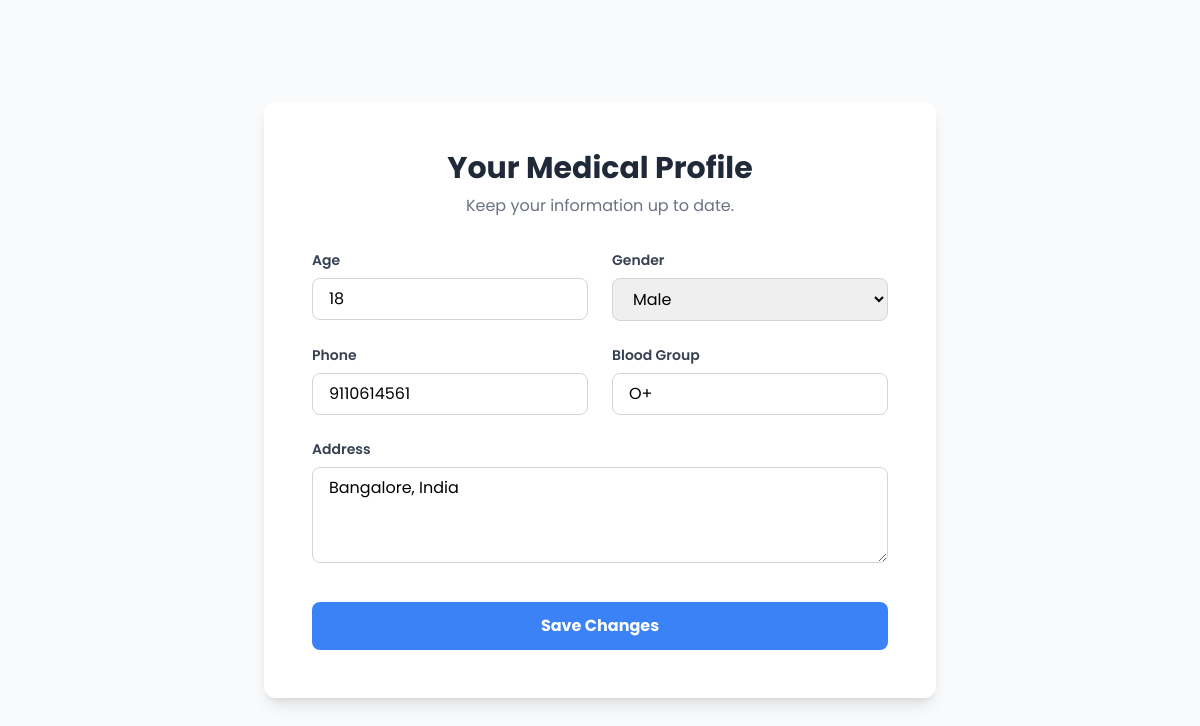
The app's page /accounts/patient_profile/ (signed in) with its own data.
### accounts/models.py (models this page shows, shortened)
class Patient(models.Model):
    user = models.OneToOneField(User,null=True,on_delete=models.CASCADE)
    phone = models.CharField(max_length=200,null=True)
    address = models.TextField(null=True,blank=True)
    age = models.IntegerField(null=True)
    gender = models.CharField(max_length=10,choices=[('Male','Male'),('Female','Female'),('Other','Other')],null=True)
    blood_group = models.CharField(max_length=200,null=True)

### accounts/views.py (the view)
# urls.py: path("patient_profile/", views.patient_profile, name="patient_profile"),
@login_required
def patient_profile(request):
    try:
        patient = request.user.patient  # Get linked Patient if exists
    except Patient.DoesNotExist:
        patient = None
    if request.method == "POST":
        form = PatientForm(request.POST, instance=patient)
        if form.is_valid():
            patient = form.save(commit=False)
            patient.user = request.user
            patient.save()
            return redirect("patient_dashboard")  # reload profile after save
    else:
        form = PatientForm(instance=patient)
    return render(request, "accounts/profile.html", {"form": form})

### accounts/forms.py
class PatientForm(forms.ModelForm):
    class Meta:
        model = Patient
        fields = ['phone', 'address', 'age', 'gender', 'blood_group']
    def __init__(self, *args, **kwargs):
        super(PatientForm, self).__init__(*args, **kwargs)
        base_classes = "w-full px-4 py-2 border border-gray-300 rounded-lg focus:outline-none focus:ring-2 focus:ring-blue-500 transition duration-200"
        self.fields['phone'].widget.attrs.update({
            'class': base_classes,
            'placeholder': 'e.g., +91 98765 43210'
        })
        self.fields['address'].widget.attrs.update({
            'class': base_classes + " h-24", # Taller for textarea
            'placeholder': 'Enter your full address'
        })
        self.fields['age'].widget.attrs.update({
            'class': base_classes,
            'placeholder': 'e.g., 25'
        })
        self.fields['gender'].widget.attrs.update({
            'class': base_classes
        })
        self.fields['blood_group'].widget.attrs.update({
            'class': base_classes,
            'placeholder': 'e.g., O+'
        })

### accounts/templates/accounts/profile.html (shortened to what this page needs)
<!DOCTYPE html>
<html lang="en">
<head>
    <script src="https://cdn.tailwindcss.com"></script>
</head>
<body class="bg-slate-50 flex items-center justify-center min-h-screen">
    <main class="bg-white w-full max-w-2xl p-8 md:p-12 my-10 rounded-xl shadow-lg">
        <div class="text-center mb-8">
            <h1 class="text-3xl font-bold text-gray-800">Your Medical Profile</h1>
            <p class="text-gray-500 mt-2">Keep your information up to date.</p>
        </div>
        <form method="POST" novalidate>
            <div class="space-y-6">
                <div class="grid grid-cols-1 md:grid-cols-2 gap-6">
                    <div>
                        <label for="{{ form.age.id_for_label }}" class="block text-sm font-semibold text-gray-700 mb-2">Age</label>
                        {{ form.age }}
                    </div>
                    <div>
                        <label for="{{ form.gender.id_for_label }}" class="block text-sm font-semibold text-gray-700 mb-2">Gender</label>
                        {{ form.gender }}
                    </div>
                </div>
                <div class="grid grid-cols-1 md:grid-cols-2 gap-6">
                    <div>
                        <label for="{{ form.phone.id_for_label }}" class="block text-sm font-semibold text-gray-700 mb-2">Phone</label>
                        {{ form.phone }}
                    </div>
                    <div>
                        <label for="{{ form.blood_group.id_for_label }}" class="block text-sm font-semibold text-gray-700 mb-2">Blood Group</label>
                        {{ form.blood_group }}
                    </div>
                </div>
                <div>
                    <label for="{{ form.address.id_for_label }}" class="block text-sm font-semibold text-gray-700 mb-2">Address</label>
                    {{ form.address }}
                </div>
            </div>
            <div class="mt-8">
                <button type="submit" class="w-full bg-blue-500 hover:bg-blue-600 text-white font-bold py-3 px-4 rounded-lg focus:outline-none focus:shadow-outline transition duration-300">
                    Save Changes
                </button>
            </div>
        </form>
    </main>
</body>
</html>

### accounts/templates/accounts/profile.html (style rules this page uses)
body { font-family: 'Poppins', sans-serif; }

### records on screen
Patient: age "18", gender "Male", phone "9110614561", blood_group "O+", address "Bangalore, India"
